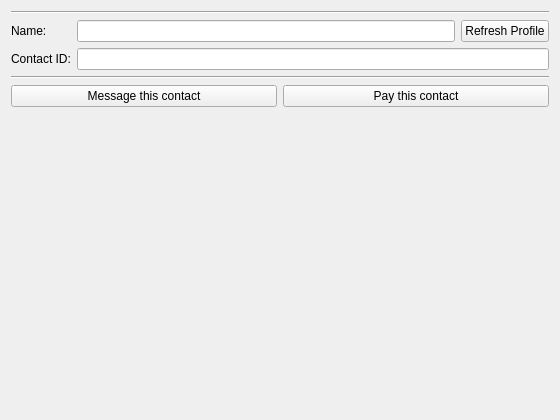
<?xml version="1.0" encoding="UTF-8"?>
<ui version="4.0">
 <class>MTOpentxsContactDetails</class>
 <widget class="MTEditDetails" name="MTOpentxsContactDetails">
  <property name="geometry">
   <rect>
    <x>0</x>
    <y>0</y>
    <width>560</width>
    <height>420</height>
   </rect>
  </property>
  <property name="sizePolicy">
   <sizepolicy hsizetype="Preferred" vsizetype="Preferred">
    <horstretch>0</horstretch>
    <verstretch>0</verstretch>
   </sizepolicy>
  </property>
  <property name="windowTitle">
   <string>Form</string>
  </property>
  <layout class="QVBoxLayout" name="verticalLayout">
   <item>
    <widget class="Line" name="line">
     <property name="orientation">
      <enum>Qt::Horizontal</enum>
     </property>
    </widget>
   </item>
   <item>
    <layout class="QGridLayout" name="gridLayout">
     <item row="0" column="0">
      <widget class="QLabel" name="labelName">
       <property name="layoutDirection">
        <enum>Qt::LeftToRight</enum>
       </property>
       <property name="text">
        <string>Name:</string>
       </property>
       <property name="alignment">
        <set>Qt::AlignLeading|Qt::AlignLeft|Qt::AlignVCenter</set>
       </property>
      </widget>
     </item>
     <item row="1" column="0">
      <widget class="QLabel" name="labelID">
       <property name="text">
        <string>Contact ID:</string>
       </property>
      </widget>
     </item>
     <item row="0" column="1">
      <widget class="QLineEdit" name="lineEditName">
       <property name="sizePolicy">
        <sizepolicy hsizetype="Expanding" vsizetype="Maximum">
         <horstretch>0</horstretch>
         <verstretch>0</verstretch>
        </sizepolicy>
       </property>
       <property name="alignment">
        <set>Qt::AlignLeading|Qt::AlignLeft|Qt::AlignTop</set>
       </property>
       <property name="readOnly">
        <bool>false</bool>
       </property>
      </widget>
     </item>
     <item row="0" column="2">
      <widget class="QPushButton" name="pushButtonRefresh">
       <property name="text">
        <string>Refresh Profile</string>
       </property>
      </widget>
     </item>
     <item row="1" column="1" colspan="2">
      <widget class="QLineEdit" name="lineEditID">
       <property name="readOnly">
        <bool>true</bool>
       </property>
      </widget>
     </item>
    </layout>
   </item>
   <item>
    <widget class="Line" name="line_2">
     <property name="orientation">
      <enum>Qt::Horizontal</enum>
     </property>
    </widget>
   </item>
   <item>
    <layout class="QHBoxLayout" name="horizontalLayout">
     <item>
      <widget class="QPushButton" name="pushButtonMsg">
       <property name="text">
        <string>Message this contact</string>
       </property>
       <property name="icon">
        <iconset resource="../resource.qrc">
         <normaloff>:/icons/icons/pencil.png</normaloff>:/icons/icons/pencil.png</iconset>
       </property>
       <property name="iconSize">
        <size>
         <width>64</width>
         <height>64</height>
        </size>
       </property>
      </widget>
     </item>
     <item>
      <widget class="QPushButton" name="pushButtonPay">
       <property name="text">
        <string>Pay this contact</string>
       </property>
       <property name="icon">
        <iconset resource="../resource.qrc">
         <normaloff>:/icons/icons/fistful_of_cash_72.png</normaloff>:/icons/icons/fistful_of_cash_72.png</iconset>
       </property>
       <property name="iconSize">
        <size>
         <width>64</width>
         <height>64</height>
        </size>
       </property>
      </widget>
     </item>
    </layout>
   </item>
   <item>
    <spacer name="verticalSpacer">
     <property name="orientation">
      <enum>Qt::Vertical</enum>
     </property>
     <property name="sizeHint" stdset="0">
      <size>
       <width>20</width>
       <height>40</height>
      </size>
     </property>
    </spacer>
   </item>
  </layout>
 </widget>
 <customwidgets>
  <customwidget>
   <class>MTEditDetails</class>
   <extends>QWidget</extends>
   <header>gui/widgets/editdetails.hpp</header>
   <container>1</container>
  </customwidget>
 </customwidgets>
 <resources>
  <include location="../resource.qrc"/>
 </resources>
 <connections/>
</ui>
